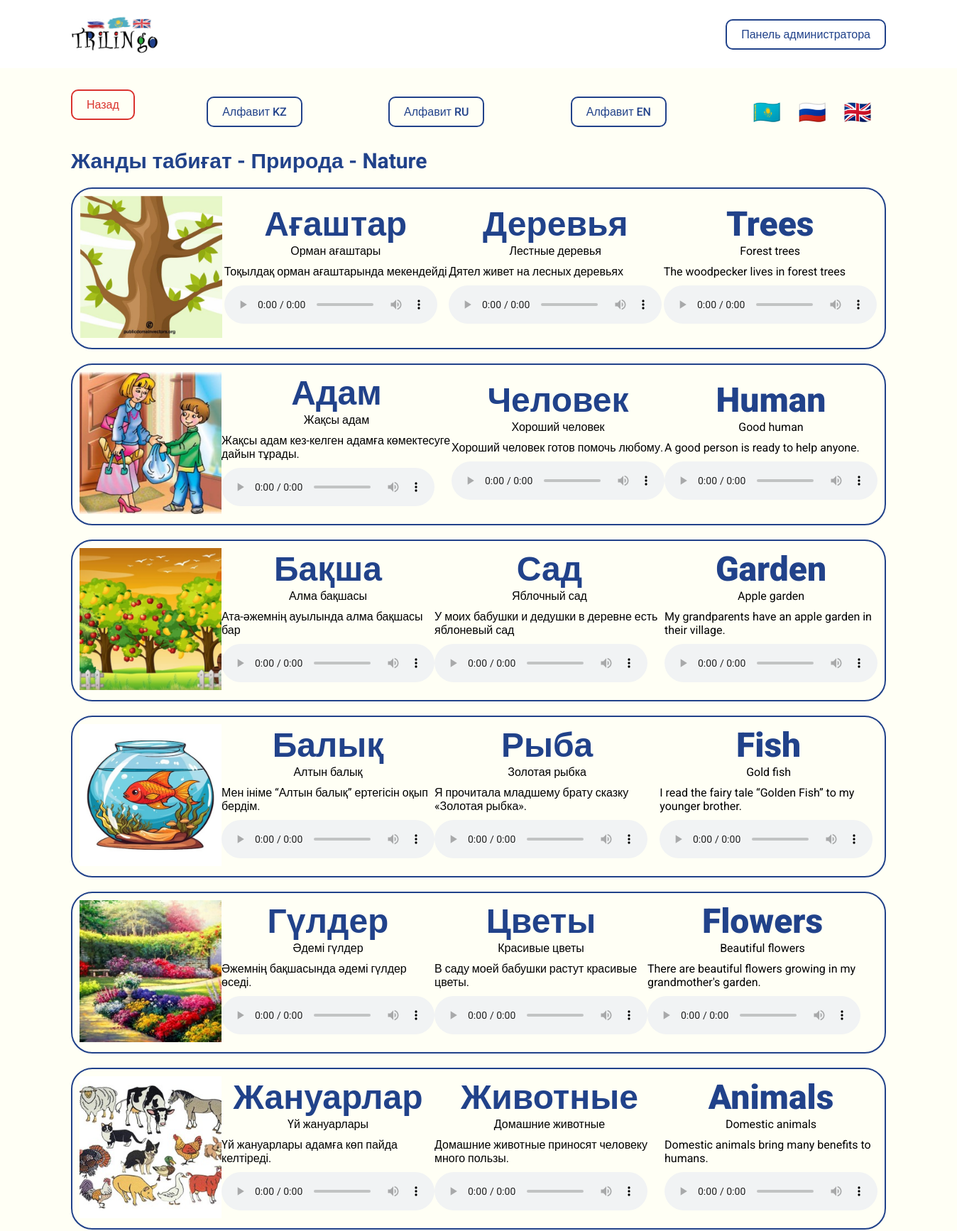
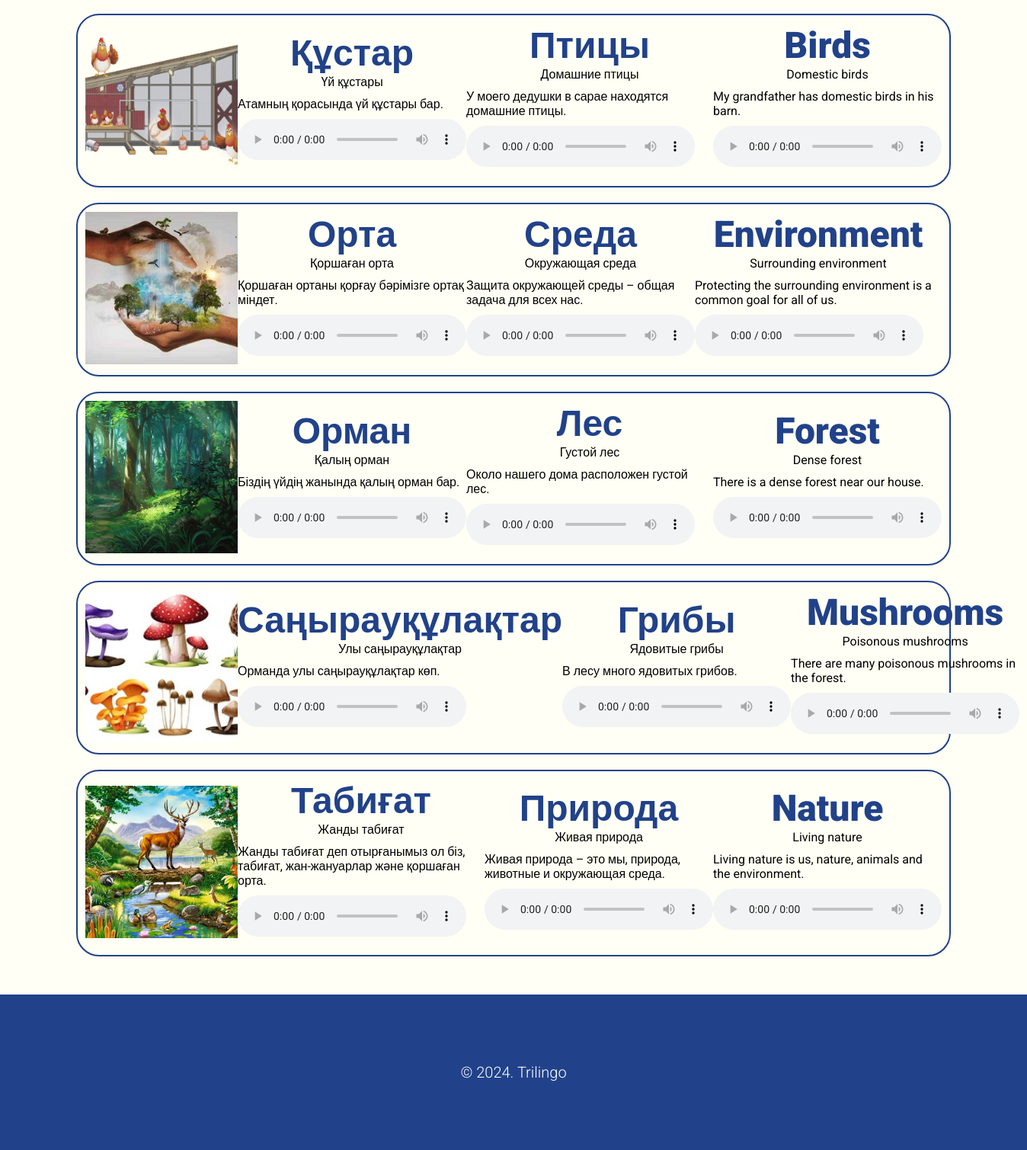
/theme/detail/zhandyi-tabiat/, run on the app's committed database (2 pictures, top to bottom).
### trilingo_app/models.py (models this page shows, shortened)
class Theme(models.Model):
    working_class = models.ForeignKey(WorkingClass, on_delete=models.CASCADE, verbose_name="Выберите класс", default="")
    word_kz = models.CharField("Название темы на казахском", max_length=35, default="")
    word_ru = models.CharField("Название темы на русском", max_length=35, default="")
    word_en = models.CharField("Название темы на английском", max_length=35, default="")
    slug = models.SlugField(unique=True, blank=True, editable=False)
    class Meta:
        verbose_name = "Тема"
        verbose_name_plural = "Темы"

class Words(models.Model):
    theme = models.ForeignKey(Theme, on_delete=models.CASCADE, verbose_name="Тема")
    word_kz = models.ForeignKey(WordInKz, on_delete=models.CASCADE, verbose_name="Слово на казахском")
    word_ru = models.ForeignKey(WordInRu, on_delete=models.CASCADE, verbose_name="Слово на русском")
    word_en = models.ForeignKey(WordInEn, on_delete=models.CASCADE, verbose_name="Слово на английском")
    image = models.ImageField("Изображение", upload_to="words/")
    class Meta:
        verbose_name = "Слово"
        verbose_name_plural = "Слова"

class WordInKz(models.Model):
    alphabet = models.ForeignKey(KazakhAlphabet, on_delete=models.CASCADE, verbose_name="Буква на казахском")
    word = models.CharField("Название слова", max_length=90)
    subword = models.CharField("Дополнительно", max_length=160)
    description = models.TextField("Описание")
    voice = models.FileField("Произношение", upload_to="voices/kz/")
    class Meta:
        verbose_name = "Слово на казахском"
        verbose_name_plural = "Слова на казахском"

class WordInRu(models.Model):
    alphabet = models.ForeignKey(RussianAlphabet, on_delete=models.CASCADE, verbose_name="Буква на русском")
    word = models.CharField("Название слова", max_length=90)
    subword = models.CharField("Дополнительно", max_length=160)
    description = models.TextField("Описание")
    voice = models.FileField("Произношение", upload_to="voices/ru/")
    class Meta:
        verbose_name = "Слово на русском"
        verbose_name_plural = "Слова на русском"

class WordInEn(models.Model):
    alphabet = models.ForeignKey(EnglishAlphabet, on_delete=models.CASCADE, verbose_name="Буква на английском")
    word = models.CharField("Название слова", max_length=90)
    transcript = models.CharField("Транскрипт (необязательное поле)", max_length=160, null=True, blank=True)
    subword = models.CharField("Дополнительно", max_length=160)
    description = models.TextField("Описание")
    voice = models.FileField("Произношение", upload_to="voices/en/")
    class Meta:
        verbose_name = "Слово на английском"
        verbose_name_plural = "Слова на английском"

### trilingo_app/views.py (the view)
# urls.py: path('theme/detail/<slug:slug>/', views.theme_detail_page, name='theme_detail_page'),
def theme_detail_page(request, slug):
    theme = get_object_or_404(Theme, slug=slug)
    words = Words.objects.filter(theme=theme)
    context = {
        'theme': theme,
        'words': words
    }
    return render(request, "./theme-detail.html", context)

### trilingo_app/templates/theme-detail.html (shortened to what this page needs)
{% extends './base.html' %}
{% block content %}
<section class="block">
    <div class="container">
        <div class="d-flex align-items-center space-between" style="margin-bottom: 20px;">
            <a href="{% url 'themes_page' slug=theme.working_class.slug %}" class="button-danger">Назад</a>
            <a href="{% url 'alphabets_kz_page' %}" class="button-primary">Алфавит KZ</a>
            <a href="{% url 'alphabets_ru_page' %}" class="button-primary">Алфавит RU</a>
            <a href="{% url 'alphabets_en_page' %}" class="button-primary">Алфавит EN</a>
            <ul class="langs-nav">
                <li class="langs-nav-item">
                    <a href="#" class="emoji-sm">🇰🇿</a>
                </li>
                <li class="langs-nav-item">
                    <a href="#" class="emoji-sm">🇷🇺</a>
                </li>
                <li class="langs-nav-item">
                    <a href="#" class="emoji-sm">🇬🇧</a>
                </li>
            </ul>
        </div>
        <h1 class="title">{{ theme.word_kz }} - {{ theme.word_ru }} - {{ theme.word_en }}</h1>
        <div class="theme-detail-row">
            {% for word in words %}
            <div class="theme-detail-col">
                <div class="letters-full-data">
                    <div class="letter-img">
                        <img src="{{ word.image.url }}" alt="{{ word.theme.word_kz }} - {{ word.theme.word_ru }} - {{ word.theme.word_en }}">
                    </div>
                    <div class="letter-theme-detail">
                        <div class="letter" id="kz">{{ word.word_kz.word }}</div>
                        <div class="subletter">{{ word.word_kz.subword }}</div>
                        <div class="description">{{ word.word_kz.description }}</div>
                        <div class="audio">
                            <audio controls>
                                <source src="{{ word.word_kz.voice.url }}" type="audio/mpeg" />
                            </audio>
                        </div>
                    </div>
                    <div class="letter-theme-detail">
                        <div class="letter" id="ru">{{ word.word_ru.word }}</div>
                        <div class="subletter">{{ word.word_ru.subword }}</div>
                        <div class="description">{{ word.word_ru.description }}</div>
                        <div class="audio">
                            <audio controls>
                                <source src="{{ word.word_ru.voice.url }}" type="audio/mpeg" />
                            </audio>
                        </div>
                    </div>
                    <div class="letter-theme-detail">
                        <div class="letter" id="en">{{ word.word_en.word }}</div>
                        <div class="subletter">{{ word.word_en.subword }}</div>
                        <div class="description">{{ word.word_en.description }}</div>
                        <div class="audio">
                            <audio controls>
                                <source src="{{ word.word_en.voice.url }}" type="audio/mpeg" />
                            </audio>
                        </div>
                    </div>
                </div>
            </div>
            {% endfor %}
        </div>
    </div>
</section>
{% endblock %}

### trilingo_app/templates/base.html (shortened to what this page needs)
{% load static %}
<!DOCTYPE html>
<html lang="en">
<head>
    <link rel="stylesheet" href="{% static './css/style.css' %}">
</head>
<body>
    <header class="header">
        <div class="container d-flex align-items-center space-between">
            <a href="{% url 'home_page' %}" class="logo"><img src="{% static './images/logo.jpg' %}" alt="Logo"></a>
            <a href="{% url 'admin:index' %}" target="_blank" class="button-primary">Панель администратора</a>
        </div>
    </header>
    <main class="main">
        {% block content %}
        {% endblock %}
    </main>
    <footer class="footer">
        <div class="container">
            &copy; 2024. Trilingo
        </div>
    </footer>
</body>
</html>

### trilingo_app/static/css/style.css (style rules this page uses)
* { padding: 0; margin: 0; box-sizing: border-box; font-family: "Roboto", sans-serif; }
.container { margin-left: 100px; margin-right: 100px; }
.d-flex { display: flex; }
.d-flex.align-items-center { align-items: center; }
.d-flex.space-between { justify-content: space-between; }
.header { padding: 10px 0; background-color: #ffffff; }
.logo { display: inline-block; }
.logo img { width: 128px; }
.footer { background-color: #21428a; padding: 90px 0; color: #ffffff; text-align: center; font-size: 20px; font-weight: 300; }
.button-primary { padding: 10px 20px; border: 2px solid #21428a; background-color: transparent; color: #21428a; text-decoration: none; border-radius: 10px; display: inline-block; font-weight: 500; transition: 0.3s ease-in-out; }
.button-danger { padding: 10px 20px; border: 2px solid #da332e; background-color: transparent; color: #da332e; text-decoration: none; border-radius: 10px; display: inline-block; font-weight: 500; transition: 0.3s ease-in-out; }
.title { color: #21428a; font-size: 30px; }
.block { background-color: #fffff5; padding: 30px 0; min-height: 100vh; }
.block .title { margin-bottom: 20px; }
.block .button-primary { margin-right: 20px; }
.block .button-danger { margin-bottom: 20px; }
.letter-image, .letter, .letter-item-img, .letter-item-text { display: block; }
.letter { color: #21428a; font-size: 48px; font-weight: 900; }
.letter-img img { width: 200px; height: 200px; object-fit: cover; }
.letters-full-data { margin-bottom: 20px; border-radius: 30px; border: 2px solid #21428a; padding: 10px; display: flex; align-items: center; justify-content: space-around; }
.letter, .subletter { text-align: center }
.subletter { margin-bottom: 10px; }
.audio { margin: 10px 0; }
.langs-nav-item { text-decoration: none; list-style: none; display: inline-block; margin-right: 20px; }
.emoji-sm { text-decoration: none; font-size: 32px; }

### data on the page
Theme: word_kz "Жанды табиғат", word_ru "Природа", word_en "Nature"
Words: image (picture), word_kz.word "Ағаштар", word_kz.subword "Орман ағаштары", word_kz.description "Тоқылдақ орман ағаштарында мекендейді", word_ru.word "Деревья", word_ru.subword "Лестные деревья", word_ru.description "Дятел живет на лесных деревьях", word_en.word "Trees", word_en.subword "Forest trees", word_en.description "The woodpecker lives in forest trees"
Words: image (picture), word_kz.word "Адам", word_kz.subword "Жақсы адам", word_kz.description "Жақсы адам кез-келген адамға көмектесуге дайын тұрады.", word_ru.word "Человек", word_ru.subword "Хороший человек", word_ru.description "Хороший человек готов помочь любому.", word_en.word "Human", word_en.subword "Good human", word_en.description "A good person is ready to help anyone."
Words: image (picture), word_kz.word "Бақша", word_kz.subword "Алма бақшасы", word_kz.description "Ата-әжемнің ауылында алма бақшасы бар", word_ru.word "Сад", word_ru.subword "Яблочный сад", word_ru.description "У моих бабушки и дедушки в деревне есть яблоневый сад", word_en.word "Garden", word_en.subword "Apple garden", word_en.description "My grandparents have an apple garden in their village."
Words: image (picture), word_kz.word "Балық", word_kz.subword "Алтын балық", word_kz.description "Мен ініме “Алтын балық” ертегісін оқып бердім.", word_ru.word "Рыба", word_ru.subword "Золотая рыбка", word_ru.description "Я прочитала младшему брату сказку «Золотая рыбка».", word_en.word "Fish", word_en.subword "Gold fish", word_en.description "I read the fairy tale “Golden Fish” to my younger brother."
Words: image (picture), word_kz.word "Гүлдер", word_kz.subword "Әдемі гүлдер", word_kz.description "Әжемнің бақшасында әдемі гүлдер өседі.", word_ru.word "Цветы", word_ru.subword "Красивые цветы", word_ru.description "В саду моей бабушки растут красивые цветы.", word_en.word "Flowers", word_en.subword "Beautiful flowers", word_en.description "There are beautiful flowers growing in my grandmother's garden."
Words: image (picture), word_kz.word "Жануарлар", word_kz.subword "Үй жануарлары", word_kz.description "Үй жануарлары адамға көп пайда келтіреді.", word_ru.word "Животные", word_ru.subword "Домашние животные", word_ru.description "Домашние животные приносят человеку много пользы.", word_en.word "Animals", word_en.subword "Domestic animals", word_en.description "Domestic animals bring many benefits to humans."
Words: image (picture), word_kz.word "Құстар", word_kz.subword "Үй құстары", word_kz.description "Атамның қорасында үй құстары бар.", word_ru.word "Птицы", word_ru.subword "Домашние птицы", word_ru.description "У моего дедушки в сарае находятся домашние птицы.", word_en.word "Birds", word_en.subword "Domestic birds", word_en.description "My grandfather has domestic birds in his barn."
Words: image (picture), word_kz.word "Орта", word_kz.subword "Қоршаған орта", word_kz.description "Қоршаған ортаны қорғау бәрімізге ортақ міндет.", word_ru.word "Среда", word_ru.subword "Окружающая среда", word_ru.description "Защита окружающей среды – общая задача для всех нас.", word_en.word "Environment", word_en.subword "Surrounding environment", word_en.description "Protecting the surrounding environment is a common goal for all of us."
Words: image (picture), word_kz.word "Орман", word_kz.subword "Қалың орман", word_kz.description "Біздің үйдің жанында қалың орман бар.", word_ru.word "Лес", word_ru.subword "Густой лес", word_ru.description "Около нашего дома расположен густой лес.", word_en.word "Forest", word_en.subword "Dense forest", word_en.description "There is a dense forest near our house."
Words: image (picture), word_kz.word "Саңырауқұлақтар", word_kz.subword "Улы саңырауқұлақтар", word_kz.description "Орманда улы саңырауқұлақтар көп.", word_ru.word "Грибы", word_ru.subword "Ядовитые грибы", word_ru.description "В лесу много ядовитых грибов.", word_en.word "Mushrooms", word_en.subword "Poisonous mushrooms", word_en.description "There are many poisonous mushrooms in the forest."
Words: image (picture), word_kz.word "Табиғат", word_kz.subword "Жанды табиғат", word_kz.description "Жанды табиғат деп отырғанымыз ол біз, табиғат, жан-жануарлар және қоршаған орта.", word_ru.word "Природа", word_ru.subword "Живая природа", word_ru.description "Живая природа – это мы, природа, животные и окружающая среда.", word_en.word "Nature", word_en.subword "Living nature", word_en.description "Living nature is us, nature, animals and the environment."
